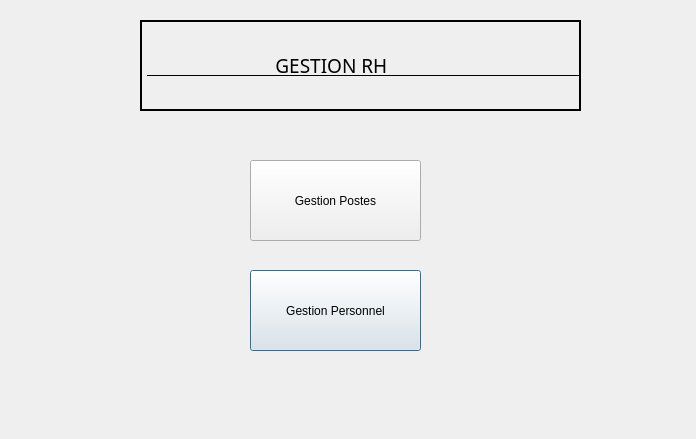
<?xml version="1.0" encoding="UTF-8"?>
<ui version="4.0">
 <class>grh</class>
 <widget class="QDialog" name="grh">
  <property name="geometry">
   <rect>
    <x>0</x>
    <y>0</y>
    <width>696</width>
    <height>439</height>
   </rect>
  </property>
  <property name="windowTitle">
   <string>Dialog</string>
  </property>
  <widget class="QPushButton" name="pushButton_perso">
   <property name="geometry">
    <rect>
     <x>250</x>
     <y>270</y>
     <width>171</width>
     <height>81</height>
    </rect>
   </property>
   <property name="text">
    <string>Gestion Personnel</string>
   </property>
  </widget>
  <widget class="QPushButton" name="pushButton_postes">
   <property name="geometry">
    <rect>
     <x>250</x>
     <y>160</y>
     <width>171</width>
     <height>81</height>
    </rect>
   </property>
   <property name="text">
    <string>Gestion Postes</string>
   </property>
  </widget>
  <widget class="QLabel" name="label">
   <property name="geometry">
    <rect>
     <x>140</x>
     <y>20</y>
     <width>441</width>
     <height>91</height>
    </rect>
   </property>
   <property name="font">
    <font>
     <family>Perpetua Titling MT</family>
     <pointsize>14</pointsize>
     <underline>true</underline>
    </font>
   </property>
   <property name="frameShape">
    <enum>QFrame::WinPanel</enum>
   </property>
   <property name="text">
    <string>                          GESTION RH                                       </string>
   </property>
  </widget>
 </widget>
 <resources/>
 <connections/>
</ui>
